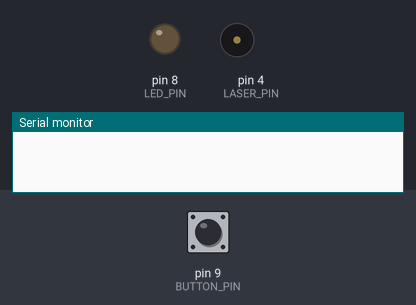
Bench run of a sketch on a simulated Arduino Uno, built with avr-gcc and run on an emulated ATmega328P. Parts: output pins drawn as LEDs (lit = HIGH), buzzer (waves = sounding), the last lines printed to the serial monitor. Wiring (inferred from the names in the program): IR receiver: data pin 7. The inputs (shaded band) are chosen by the test bench; at power-on: pin 9 (BUTTON_PIN) HIGH.

Above: at 1.2 s.
1.3 s: pin 9 (BUTTON_PIN) pulled LOW for 0.15 s
At 2.2 s:
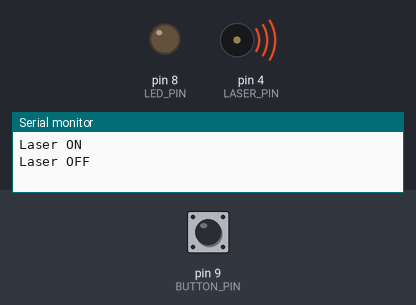
Timing chart, 0 to 4.3 s (numbered marks = the images above; inputs shaded):
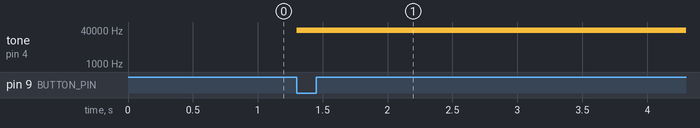

The sketch:

turretLaser.ino
```cpp
/*
  Pin assignments:
   - Laser Diode (980MD-30-0813) on DIO3
   - IR Receiver (TSOP13238) on DIO2
   - LED on DIO11
*/

// -------------------------
// 1) Pin Definitions
// -------------------------
const int LASER_PIN  = 4;
const int IR_PIN     = 7;
const int LED_PIN    = 8;
const int BUTTON_PIN = 9;

// -------------------------
// 2) Timing Settings (ms)
// -------------------------
const unsigned long LASER_PERIOD     = 40; // Pulse the laser every 1000 ms
const unsigned long LASER_ON_TIME    = 30;   // Laser on for 30 ms
const unsigned long LED_ON_TIME      = 10;  // LED stays lit for 500 ms when beam is detected

// -------------------------
// 3) Variables for Timing
// -------------------------
unsigned long lastLaserTriggerTime = 0; // When we last triggered the laser
bool laserIsOn = false;                 // State of the laser (on/off)
unsigned long laserTurnOnTime = 0;      // Timestamp when the laser was turned on

unsigned long ledTurnOnTime = 0;        // Timestamp when the LED was turned on
bool ledIsOn = false;                   // State of the LED (on/off)

void setup() {
  // Configure pins
  pinMode(LASER_PIN, OUTPUT);
  pinMode(IR_PIN, INPUT);    // TSOP13238 output pin
  pinMode(LED_PIN, OUTPUT);
  pinMode(BUTTON_PIN, INPUT_PULLUP); // Use internal pull-up resistor for the button

  // Initialize them off
  digitalWrite(LASER_PIN, LOW);
  digitalWrite(LED_PIN, LOW);

  // (Optional) Begin serial for debug
  Serial.begin(115200);
}

void loop() {
  unsigned long currentTime = millis();
  bool buttonState = digitalRead(BUTTON_PIN) == LOW;
  if (buttonState != laserIsOn) {
    if (buttonState) {
      Serial.println("Laser ON");
      tone(LASER_PIN, 38000);
      //digitalWrite(LASER_PIN, currentTime & 1 ? HIGH : LOW);
      laserIsOn = true;
    } else {
      Serial.println("Laser OFF");
      digitalWrite(LASER_PIN, LOW);
      laserIsOn = false;
    }
  }

  // ----------------------------------------------------
  //  B) Check if the IR receiver detects the beam
  // ----------------------------------------------------
  // The TSOP13238 typically goes LOW when it detects
  // a valid 38 kHz IR signal. For a continuous laser,
  // this might never read as "detection" unless modulated
  // at 38 kHz. But let's assume it goes LOW upon detection.
  int irState = digitalRead(IR_PIN);
  // LOW = signal detected (typical for TSOP), HIGH = no signal

  if (irState == LOW) {
    // Turn on LED for 500 ms
    ledIsOn = true;
    ledTurnOnTime = currentTime;
    digitalWrite(LED_PIN, HIGH);
    Serial.println("Beam detected! LED on.");
  }

  // ----------------------------------------------------
  //  C) Turn off the LED after 500 ms
  // ----------------------------------------------------
  if (ledIsOn && (currentTime - ledTurnOnTime >= LED_ON_TIME)) {
    ledIsOn = false;
    digitalWrite(LED_PIN, LOW);
    Serial.println("LED off.");
  }

  // That's it for the main loop
  //delay(1);
}
```

Measured:
- after the input at 1.3 s, tone on pin 4 (LASER_PIN): silent → 38000 Hz at once
